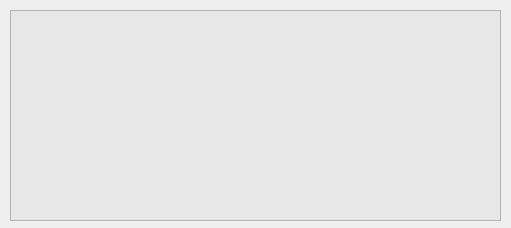
<?xml version="1.0" encoding="UTF-8"?>
<ui version="4.0">
 <class>FloatingLyrics</class>
 <widget class="QDialog" name="FloatingLyrics">
  <property name="geometry">
   <rect>
    <x>0</x>
    <y>0</y>
    <width>511</width>
    <height>228</height>
   </rect>
  </property>
  <property name="windowTitle">
   <string>Dialog</string>
  </property>
  <widget class="QTextBrowser" name="Lyrics">
   <property name="geometry">
    <rect>
     <x>10</x>
     <y>10</y>
     <width>491</width>
     <height>211</height>
    </rect>
   </property>
   <property name="styleSheet">
    <string notr="true">background-color: rgb(231, 231, 231);
color: rgb(255, 255, 255);</string>
   </property>
  </widget>
 </widget>
 <resources/>
 <connections/>
</ui>
